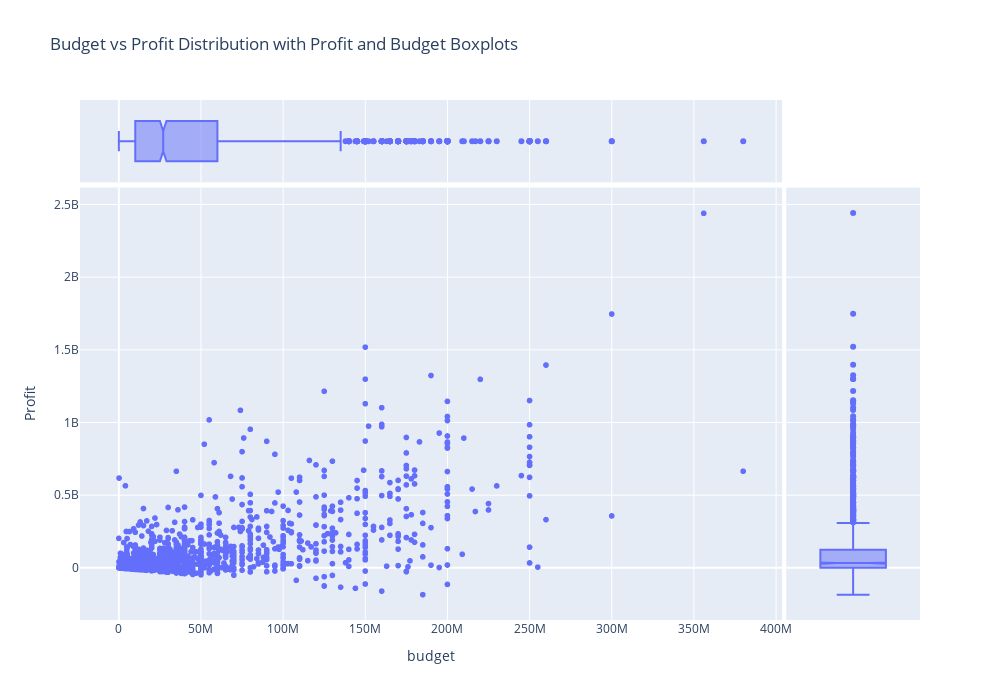

Notebook cell for this chart:
### Markdown cell above
<img src="money_header.jpg" alt="MONEY!" style="width:500px;height:300px;">

Looking at the plot below it can be surmised that the the distribution of the data has a strongly positive skew. Taking this information and comparing it to a scatter plot will allow for further derivation of further insights to confirm ideas that can be drawn from the data. 

The scatter plot reveals a large cluster of data and betrays the few outliers that trail at the tail of the data. Working with his information an inference can be made about where our optimal budget may be derived from. This ends can be achieved with the use of a regression line, mean estimation, and confidence intervals to look where the data is most useful for estimation of the optimal budget.

### Code cell
## Create boxplot/scatterplot in plotly express
fig = make_subplots(rows=2, cols=1)

fig = px.scatter(x='budget', y='Profit', data_frame=top_100,
                 title="Budget vs Profit Distribution with Profit and Budget Boxplots", 
                 hover_data=['title'], marginal_x='box', marginal_y='box',
                 width=1000, height=700)
fig.show()

## Create and manage regplot with Seaborn
# plt.figure(figsize=(10, 6))

# plt.ticklabel_format(axis='both', style='plain')
# plt.title('Budget vs. Profit \n Regression Plot with Confidence Intervals', fontsize=13)
# ax = sns.regplot(x='budget', y='Profit', data=top_100, fit_reg=True, x_bins=10, x_ci='ci')
ax = sns.jointplot("budget", "Profit", data=top_100, kind="reg", height=10)

# fmt = '${x:,.0f}'
# tick = mtick.StrMethodFormatter(fmt)
ax.ax_joint.set_xticks.set_major_formatter(tick)
# ax.yaxis.set_major_formatter(tick)
# plt.xticks(rotation=90)

plt.style.use('seaborn')
plt.show()
plt.savefig('regplot.png')

### Figure 1 — Plotly figure (JSON) as saved in the notebook; plotly's stock layout.template omitted (floating-point values rounded to 4 significant figures; data arrays with more than 128 entries replaced by an {"elided": "..."} marker saying what was removed)
{"data": [{"customdata": {"elided": "1541x1 str values"}, "hovertemplate": "budget=%{x}<br>Profit=%{y}<br>title=%{customdata[0]}<extra></extra>", "legendgroup": "", "marker": {"color": "#636efa", "symbol": "circle"}, "mode": "markers", "name": "", "showlegend": false, "type": "scattergl", "x": {"elided": "1541 int values"}, "xaxis": "x", "y": {"elided": "1541 int values"}, "yaxis": "y"}, {"alignmentgroup": "True", "customdata": {"elided": "1541x1 str values"}, "hovertemplate": "budget=%{x}<br>title=%{customdata[0]}<extra></extra>", "legendgroup": "", "marker": {"color": "#636efa", "symbol": "circle"}, "name": "", "notched": true, "offsetgroup": "", "showlegend": false, "type": "box", "x": {"elided": "1541 int values"}, "xaxis": "x3", "yaxis": "y3"}, {"alignmentgroup": "True", "customdata": {"elided": "1541x1 str values"}, "hovertemplate": "Profit=%{y}<br>title=%{customdata[0]}<extra></extra>", "legendgroup": "", "marker": {"color": "#636efa", "symbol": "circle"}, "name": "", "notched": true, "offsetgroup": "", "showlegend": false, "type": "box", "xaxis": "x2", "y": {"elided": "1541 int values"}, "yaxis": "y2"}], "layout": {"height": 700, "legend": {"tracegroupgap": 0}, "title": {"text": "Budget vs Profit Distribution with Profit and Budget Boxplots"}, "width": 1000, "xaxis": {"anchor": "y", "domain": [0, 0.8358], "title": {"text": "budget"}}, "xaxis2": {"anchor": "y2", "domain": [0.8408, 1], "matches": "x2", "showgrid": false, "showline": false, "showticklabels": false, "ticks": ""}, "xaxis3": {"anchor": "y3", "domain": [0, 0.8358], "matches": "x", "showgrid": true, "showticklabels": false}, "xaxis4": {"anchor": "y4", "domain": [0.8408, 1], "matches": "x2", "showgrid": false, "showline": false, "showticklabels": false, "ticks": ""}, "yaxis": {"anchor": "x", "domain": [0, 0.8316], "title": {"text": "Profit"}}, "yaxis2": {"anchor": "x2", "domain": [0, 0.8316], "matches": "y", "showgrid": true, "showticklabels": false}, "yaxis3": {"anchor": "x3", "domain": [0.8416, 1], "matches": "y3", "showgrid": false, "showline": false, "showticklabels": false, "ticks": ""}, "yaxis4": {"anchor": "x4", "domain": [0.8416, 1], "matches": "y3", "showgrid": true, "showline": false, "showticklabels": false, "ticks": ""}}}
